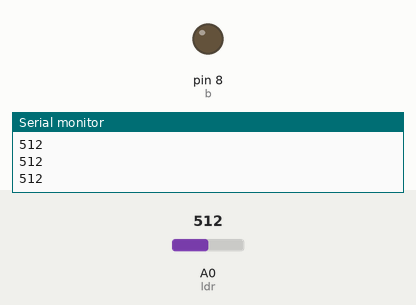
This sketch was run on a simulated Arduino Uno, built with avr-gcc and run on an emulated ATmega328P. Shown: output pins drawn as LEDs (lit = HIGH), the last lines printed to the serial monitor. The inputs (shaded band) are chosen by the test bench; at power-on: A0 (ldr) = 512.

Above: at 1.2 s.
1.3 s: A0 (ldr) set to 487
At 2.4 s:
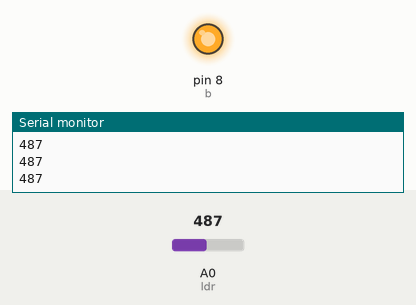
2.8 s: A0 (ldr) set to 510
At 3.7 s:
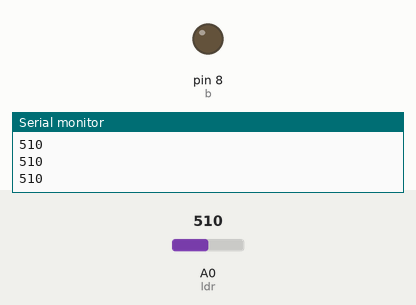
4.3 s: A0 (ldr) set to 490
At 4.7 s:
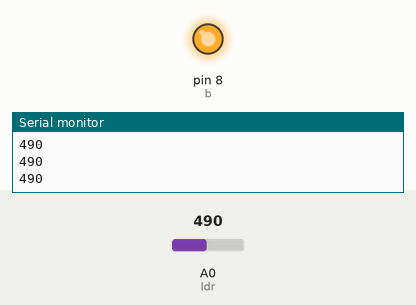
Timing chart, 0 to 7.3 s (numbered marks = the images above; inputs shaded):
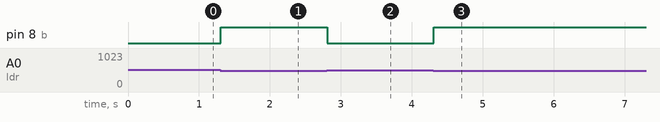

Measured:
- the behaviour switches between 500 and 499 on A0 (ldr) (found by bisection; images 0 and 1)
- after the input at 1.3 s, pin 8 (b): LOW → HIGH at once
- after the input at 2.8 s, pin 8 (b): HIGH → LOW at once
- after the input at 4.3 s, pin 8 (b): LOW → HIGH at once

The sketch:

6.ino
```cpp
int ldr=A0,b=8;

void setup()
{
  pinMode(b,OUTPUT);
  Serial.begin(9600);
}

void loop()
{
  int x=analogRead(ldr);
  Serial.println(x);

  if(x<500)
    digitalWrite(b,HIGH);
  else
    digitalWrite(b,LOW);
}
```
